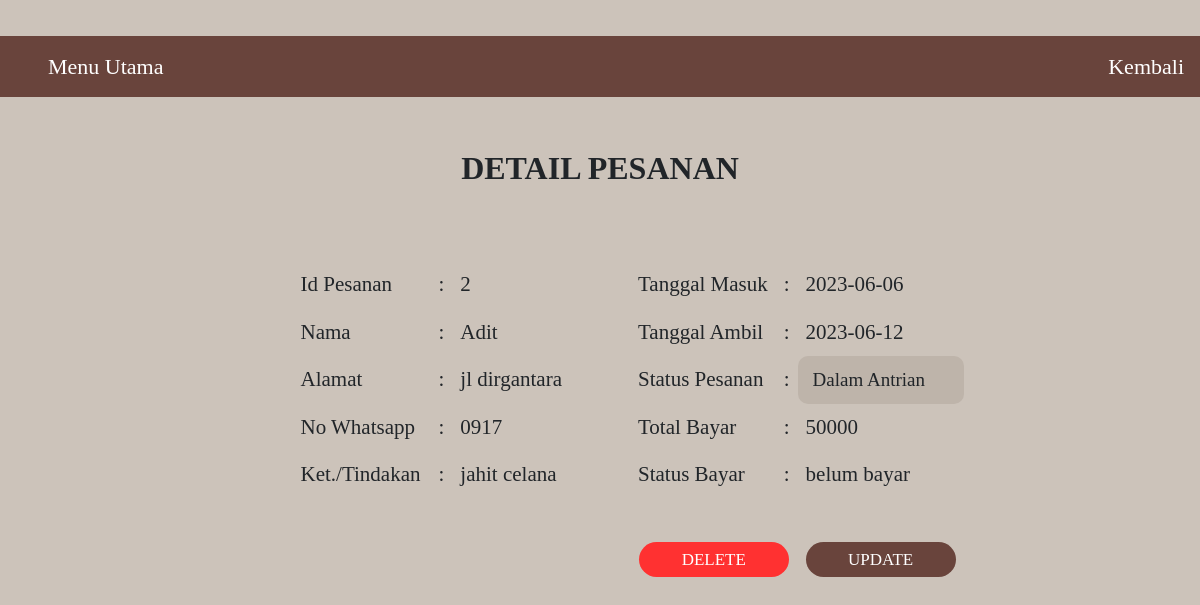
Screenshot of /ragiladmin/detailpesanan.php?id=2 (signed in) with the database file from the repository.
### tables this page shows
CREATE TABLE `pesanan` (
  `id_pesanan` int(11) NOT NULL,
  `ket_tindakan` varchar(100) NOT NULL,
  `tgl_masuk` date NOT NULL,
  `tgl_ambil` date DEFAULT NULL,
  `status_pesanan` varchar(50) NOT NULL,
  `total_bayar` int(50) DEFAULT NULL,
  `status_bayar` varchar(20) DEFAULT NULL,
  `id_pelanggan` int(11) NOT NULL,
  `id_penjahit` int(11) NOT NULL
);

CREATE TABLE `pelanggan` (
  `id_pelanggan` int(11) NOT NULL,
  `nama_pelanggan` varchar(20) NOT NULL,
  `alamat` varchar(30) NOT NULL,
  `no_whatsapp` varchar(12) NOT NULL
);

### ragiladmin/detailpesanan.php (the view, shortened to what this page needs)
<!DOCTYPE html>
<html>
<head>
	<link href="https://cdn.jsdelivr.net/npm/bootstrap@5.2.1/dist/css/bootstrap.min.css" rel="stylesheet">
</head>
<body>
	<?php
        include('koneksi.php');
        $id = $_GET['id'];
        $sql    = "SELECT * FROM pesanan WHERE id_pesanan='$id'";
        $query  = mysqli_query($connect, $sql);
        while ($data = mysqli_fetch_array($query)) {
        ?>
	<br>
	<ul>
  		<li><a href="menu.php">Menu Utama</a></li>
  		<li style="float: right"><a href="pesanan.php">Kembali</a></li>
  	<?php } ?>
	</ul>
	<center>
    	<br>
    	<h2 style="font-weight: bold">DETAIL PESANAN</h2>
    	<br>
    </center>
    <?php
	include('koneksi.php');
	$id = $_GET['id'];
    $sql    = "SELECT * FROM pesanan INNER JOIN pelanggan ON pesanan.id_pelanggan = pelanggan.id_pelanggan WHERE pesanan.id_pesanan = $id";
	$query	= mysqli_query($connect, $sql);
	while ($data = mysqli_fetch_array($query)) {
	?>
	<div class="row">
        <div class="column">
            <table class="column1">
            <tr>
                <td>Id Pesanan</td>
                <td>:</td>
                <td><?= $data['id_pesanan']; ?></td>
            <tr>
                <td>Nama</td>
                <td>:</td>
                <td><?= $data['nama_pelanggan']; ?></td>
            </tr>
            <tr>
                <td>Alamat</td>
                <td>:</td>
                <td><?= $data['alamat']; ?></td>
            </tr>
            <tr>
                <td>No Whatsapp</td>
                <td>:</td>
                <td><?= $data['no_whatsapp']; ?></td>
            </tr>
            <tr>
                <td style="padding-right: 10px">Ket./Tindakan</td>
                <td>:</td>
                <td><?= $data['ket_tindakan']; ?></td>
            </tr>
            </table>
        </div>
        <div class="column">
            <table class="column2">
            <tr>
                <td>Tanggal Masuk</td>
                <td>:</td>
                <td><?= $data['tgl_masuk']; ?></td>
            </tr>
            <tr>
                <td>Tanggal Ambil</td>
                <td>:</td>
                <td><?= $data['tgl_ambil']; ?></td>
            <tr>
                <td style="padding-right: 10px">Status Pesanan</td>
                <td>:</td>
                <td class="status"><?= $data['status_pesanan']; ?></td>
            </tr>
            <tr>
                <td>Total Bayar</td>
                <td>:</td>
                <td><?= $data['total_bayar']; ?></td>
            </tr>
            <tr>
                <td>Status Bayar</td>
                <td>:</td>
                <td><?= $data['status_bayar']; ?></td>
            </tr>
            <tr><td></td></tr>
            <tr><td></td></tr>
            <tr>
            	<td colspan="2" style="text-align: center"><a href="hapuspesanan.php?id=<?= $data['id_pesanan']; ?>"><button style="background-color: #ff3131">DELETE</button></a></td>
                <td style="text-align: center"><a href="updatepesanan.php?id=<?= $data['id_pesanan']; ?>"><button style="background-color: #69443c">UPDATE</button></a></td>
            </tr>
            </table>
        </div>
    </div>
    <?php } ?>
</body>
</html>

### ragiladmin/detailpesanan.php (style rules this page uses)
body { font-family: perpetua; background-color: #ccc3ba; width: 100%; margin: auto; text-align: center; font-size: 24px; }
ul { overflow: hidden; background-color: #69443c; color: white; }
li { float: left; display: block; padding: 14px 16px; }
li a { font-size: 22px; display: block; color: white; text-decoration: none; }
.column { width: 50%; padding: 30px; font-size: 20px; }
.column1 { float: right; }
.column2 { float: left; }
table { font-size: 21px; border-collapse: collapse; }
td { text-align: left; padding: 8px; }
.status { border-radius: 10px; background-color: #beb4aa; font-size: 19px; padding: 0px 15px; }
button { width: 150px; padding: 5px 0; text-align: center; border: none; cursor: pointer; border-radius: 25px; margin: 3px 0px; color: white; font-family: perpetua; font-size: 17px; }

### rows the page displays
pesanan: id_pesanan "2", id_pelanggan.nama_pelanggan "Adit", id_pelanggan.alamat "jl dirgantara", id_pelanggan.no_whatsapp "0917", ket_tindakan "jahit celana", tgl_masuk "2023-06-06", tgl_ambil "2023-06-12", status_pesanan "Dalam Antrian", total_bayar "50000", status_bayar "belum bayar"
